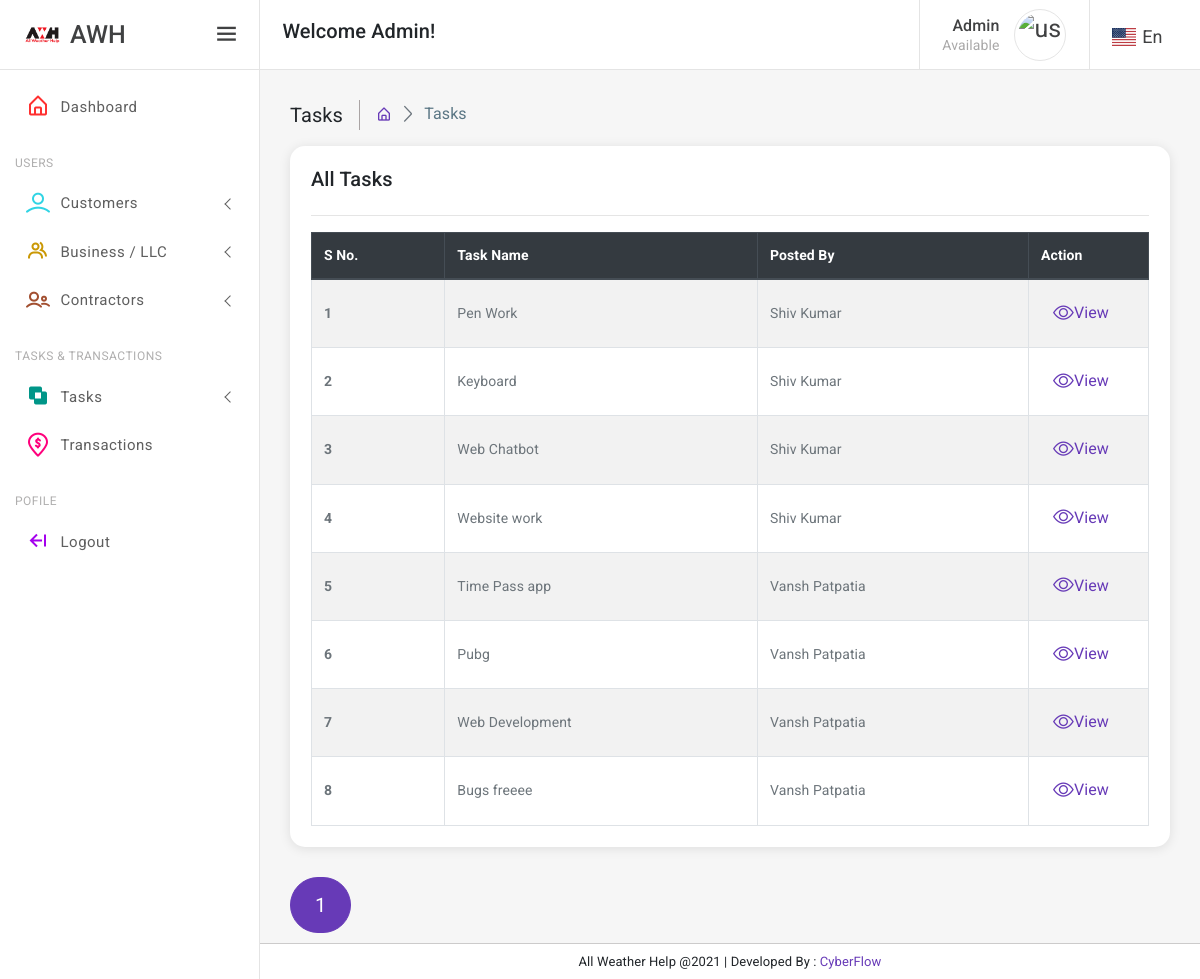
The page /admin/alltasks.php (signed in) on the database its author committed.
### tables this page shows
CREATE TABLE `post_task` (
  `id` bigint(50) NOT NULL,
  `e_id` bigint(50) NOT NULL,
  `t_name` text NOT NULL,
  `t_catagory` text NOT NULL,
  `end_date` date DEFAULT NULL,
  `location` text NOT NULL,
  `min_salary` bigint(50) NOT NULL,
  `max_salary` bigint(50) NOT NULL,
  `t_description` text NOT NULL,
  `pay_type` bigint(50) NOT NULL,
  `status` int(11) NOT NULL DEFAULT 1,
  `time_stamp` timestamp NOT NULL DEFAULT current_timestamp() ON UPDATE current_timestamp(),
  `cat_type` int(11) DEFAULT NULL
);

CREATE TABLE `user_profile` (
  `id` bigint(50) NOT NULL,
  `u_id` bigint(50) NOT NULL,
  `f_name` text NOT NULL,
  `l_name` text NOT NULL,
  `avtar` text NOT NULL,
  `mobile` text NOT NULL,
  `address` text NOT NULL,
  `hourly_rate` bigint(50) NOT NULL,
  `tagline` text NOT NULL,
  `nationality` text NOT NULL,
  `intro` text NOT NULL,
  `user_wallet` float NOT NULL DEFAULT 0,
  `status` int(11) NOT NULL
);

### admin/alltasks.php (the view, shortened to what this page needs)
<?php
	require_once 'header_new.php';
	$sql = "select pt.*,up.f_name,up.l_name from post_task pt,user_profile up  where up.u_id=pt.e_id order by pt.id desc";
    $status = "All";
	if($resu = $conn->query($sql))
	{
		$noofRows = $resu->num_rows;
		$results_per_page = 25;
		$number_of_page = ceil ($noofRows  / $results_per_page);
		if(isset($_GET['page'])&& !empty($_GET['page']))
		{
			$page = $_GET['page'];
		}
		else
		{
			$page = 1;
		}
		$page_first_result = ($page-1) * $results_per_page;
		$sql .= " limit $page_first_result , $results_per_page";
		$result = $conn->query($sql);
		if($result->num_rows)
		{
			while($row = $result->fetch_assoc())
			{
				$cus[] = $row;
			}
		}
	}
	else
	{
		echo $conn->error;
	}
?>
<body>
	<div class="wrapper">
		<?php
			require_once 'sidebar.php';
			require_once 'navbar.php';
		?>
		<div class="page-wrapper">
			<div class="page-content-wrapper">
				<div class="page-content">
					<div class="page-breadcrumb d-none d-md-flex align-items-center mb-3">
						<div class="breadcrumb-title pr-3">Tasks</div>
						<div class="pl-3">
							<nav aria-label="breadcrumb">
								<ol class="breadcrumb mb-0 p-0">
									<li class="breadcrumb-item"><a href="dashboard"><i class='bx bx-home-alt'></i></a>
									</li>
									<li class="breadcrumb-item active" aria-current="page">Tasks</li>
								</ol>
							</nav>
						</div>
					</div>
					<div class="user-profile-page">
						<div class="card radius-15">
							<div class="card-body">
									<div class="row">
										<div class="col-12 col-lg-12">
                                            <div class="row">
                                                <div class="col-lg-10">
                                                    <h5><?=$status?> Tasks</h5>
                                                </div>
                                            </div>
                                            <hr/>
                                            <?php
                                                if(isset($cus))
                                                {
                                            ?>
                                            <div class="table-responsive">
                                                <table class="table table-striped table-bordered mb-0" id="example2">
                                                    <thead class="thead-dark">
                                                        <tr>
                                                            <th scope="col">S No.</th>
                                                            <th scope="col">Task Name</th>
                                                            <th scope="col">Posted By</th>
                                                            <th scope="col" style="width:10vw">Action</th>
                                                        </tr>
                                                    </thead>
													<tbody>
														<?php
															$i=1;
															foreach($cus as $p)
															{
																?>
																	<tr>
																		<th scope="row"><?=$i?></th>
																		<td><?=$p['t_name']?></td>
																		<td><?=$p['f_name']?> <?=$p['l_name']?></td>
																		<td>
																			<a href="task?token=<?=$p['id']?>" class="btn btn-outline-primary" style="border:0"  type="button" ><i class="bi bi-eye"></i>View</a>
                                                                        </td>
																	</tr>
																<?php
                                                                $i++;
															}
														?>
													</tbody>
                                                </table>
                                            </div>
																<?php
															}
											?>
                                                            </div>
									</div>
							</div>
						</div>
					</div>
					<nav aria-label="Page navigation">
						<ul class="pagination pagination-lg round-pagination">
						<?php
							for($page = 1; $page<= $number_of_page; $page++)
							{
								$active = "";
								if(isset($_GET['page']) && $page == $_GET['page'] )
								{
									$active = "active";
								}
								else if(!isset($_GET['page']) && $page == 1)
								{
									$active = "active";
								}
								else
								{
									$active = "";
								}
								if(isset($_GET['token']))
								{
									$t = $_GET['token'];
									$href = "alltasks?token=$t&page=$page";
								}
								else
								{
									$href = "alltasks?page=$page";
								}
								?>
									<li class="page-item <?=$active?>"><a class="page-link" href="<?=$href?>"><?=$page?></a>
									</li>
								<?php
							}
						?>
						</ul>
					</nav>
				</div>
			</div>
		</div>
		<div class="footer">
			<p class="mb-0">All Weather Help @<?=date("Y")?> | Developed By : <a href="https://www.cyberflow.in" target="_blank">CyberFlow</a>
			</p>
		</div>
	</div>
</body>
</html>

### admin/header_new.php (shortened to what this page needs)
<!DOCTYPE html>
<html lang="en">
<head>
	<link rel="stylesheet" href="https://cdn.jsdelivr.net/npm/bootstrap-icons@1.4.1/font/bootstrap-icons.css">
	<link href="/assets/plugins/vectormap/jquery-jvectormap-2.0.2.css" rel="stylesheet" />
	<link href="assets/plugins/simplebar/css/simplebar.css" rel="stylesheet" />
	<link href="assets/plugins/perfect-scrollbar/css/perfect-scrollbar.css" rel="stylesheet" />
	<link href="assets/plugins/metismenu/css/metisMenu.min.css" rel="stylesheet" />
	<link href="assets/css/pace.min.css" rel="stylesheet" />
	<link rel="stylesheet" href="assets/css/bootstrap.min.css" />
	<link rel="stylesheet" href="assets/css/icons.css" />
	<link rel="stylesheet" href="assets/css/app.css" />
	<link rel="stylesheet" href="assets/css/dark-sidebar.css" />
	<link rel="stylesheet" href="assets/css/dark-theme.css" />
</head>

### admin/sidebar.php (shortened to what this page needs)
      <div class="sidebar-wrapper" data-simplebar="true">
	<div class="sidebar-header">
		<div class="">
			<img src="../images/cyberflow-logo-1.png" class="logo-icon-2" alt="" />
		</div>
		<div>
			<h4 class="logo-text">AWH</h4>
		</div>
		<a href="javascript:;" class="toggle-btn ml-auto"> <i class="bx bx-menu"></i>
		</a>
	</div>
	<ul class="metismenu" id="menu">
		<li>
			<a href="dashboard" >
				<div class="parent-icon icon-color-1"><i class="bx bx-home-alt"></i>
				</div>
				<div class="menu-title">Dashboard</div>
			</a>
		</li>
					<li class="menu-label">Users</li>
					<li>
						<a class="has-arrow" href="javascript:;">
							<div class="parent-icon icon-color-10"><i class='lni lni-user'></i>
							</div>
							<div class="menu-title">Customers</div>
						</a>
					</li>
					<li>
						<a class="has-arrow" href="javascript:;">
							<div class="parent-icon icon-color-11"><i class='bx bx-group'></i>
							</div>
							<div class="menu-title">Business / LLC</div>
						</a>
					</li>
					<li>
						<a class="has-arrow" href="javascript:;">
							<div class="parent-icon icon-color-12"><i class='lni lni-users'></i>
							</div>
							<div class="menu-title">Contractors</div>
						</a>
					</li>
		<li class="menu-label">Tasks & Transactions</li>
		<li>
			<a class="has-arrow" href="javascript:;">
				<div class="parent-icon icon-color-6"><i class="fadeIn animated bx bx-exclude"></i>
				</div>
				<div class="menu-title"> Tasks</div>
			</a>
		</li>
		<li>
			<a  href="transactions">
				<div class="parent-icon icon-color-2"><i class="lni lni-money-location"></i>
				</div>
				<div class="menu-title"> Transactions</div>
			</a>
		</li>
		<li class="menu-label">Pofile</li>
              <li>
			<a href="logout">
				<div class="parent-icon icon-color-5"><i class="fadeIn animated bx bx-arrow-from-right"></i>
				</div>
				<div class="menu-title">Logout</div>
			</a>
		</li>
	</ul>
</div>

### admin/navbar.php (shortened to what this page needs)
<header class="top-header">
	<nav class="navbar navbar-expand">
		<div class="flex-grow-1 search-bar">
			<div class="input-group">
				<h5>Welcome Admin!</h5>
			</div>
		</div>
		<div class="right-topbar ml-auto" style="margin:0 !important;">
		</div>
		<div class="right-topbar ml-auto">
			<ul class="navbar-nav">
				<li class="nav-item dropdown dropdown-user-profile">
					<a class="nav-link dropdown-toggle dropdown-toggle-nocaret" href="javascript:;" data-toggle="dropdown">
						<div class="media user-box align-items-center">
							<div class="media-body user-info">
								<p class="user-name mb-0">Admin</p>
								<p class="designattion mb-0">Available</p>
							</div>
							<img src="assets/1.png" class="user-img" alt="user avatar">
						</div>
					</a>
				</li>
				<li class="nav-item dropdown dropdown-language">
					<a class="nav-link dropdown-toggle dropdown-toggle-nocaret" href="javascript:;" data-toggle="dropdown">
						<div class="lang d-flex">
							<div><i class="flag-icon flag-icon-us"></i>
							</div>
							<div><span>En</span>
							</div>
						</div>
					</a>
				</li>
			</ul>
		</div>
	</nav>
</header>

### rows shown on the page
post_task: t_name "Pen Work", user_profile.f_name "Shiv", user_profile.l_name "Kumar"
post_task: t_name "Keyboard", user_profile.f_name "Shiv", user_profile.l_name "Kumar"
post_task: t_name "Web Chatbot", user_profile.f_name "Shiv", user_profile.l_name "Kumar"
post_task: t_name "Website work", user_profile.f_name "Shiv", user_profile.l_name "Kumar"
post_task: t_name "Time Pass app", user_profile.f_name "Vansh", user_profile.l_name "Patpatia"
post_task: t_name "Pubg", user_profile.f_name "Vansh", user_profile.l_name "Patpatia"
post_task: t_name "Web Development", user_profile.f_name "Vansh", user_profile.l_name "Patpatia"
post_task: t_name "Bugs freeee", user_profile.f_name "Vansh", user_profile.l_name "Patpatia"

### other values the page prints
$status "All"
